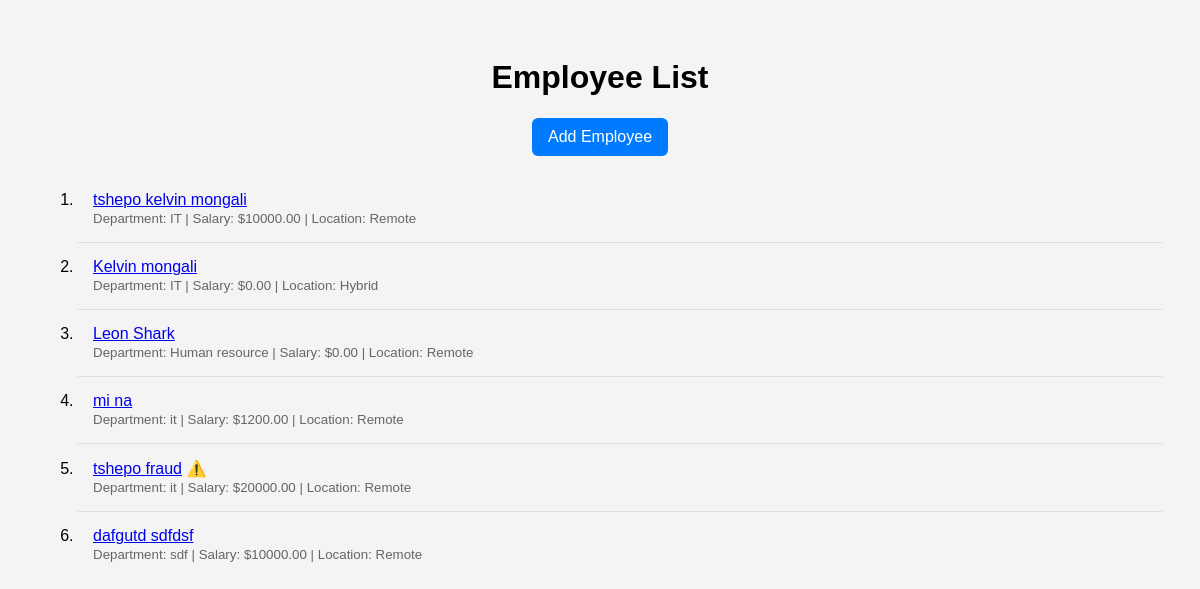
The app's page /index/ with its own data.
### analysis/models.py (models this page shows, shortened)
class Employee(models.Model):
    GENDER_CHOICES = [('M', 'Male'), ('F', 'Female')]
    WORK_LOCATIONS = [('Remote', 'Remote'), ('On-site', 'On-site'), ('Hybrid', 'Hybrid')]
    first_name = models.CharField(max_length=100)
    last_name = models.CharField(max_length=100)
    department = models.CharField(max_length=100)
    gender = models.CharField(max_length=1, choices=GENDER_CHOICES)
    age = models.IntegerField()
    salary = models.DecimalField(max_digits=10, decimal_places=2)  # or appropriate field
    hire_date = models.DateField()
    work_location = models.CharField(max_length=10, choices=WORK_LOCATIONS, default ='Remote')
    is_fraud = models.BooleanField(default=False)

### analysis/views.py (the view)
# urls.py: path('', views.index, name='home'),  # this handles the root URL
def index(request):
    employees = Employee.objects.all()
    return render(request, 'index.html', {'employees': employees})

### analysis/templates/index.html (shortened to what this page needs)
<!DOCTYPE html>
<html>
<head>
</head>
<body>
<div class="employee-section">
    <h1>Employee List</h1>
    <div style="text-align:center; margin-bottom:20px;">
        <a href="{% url 'add_employee' %}" style="display:inline-block; background:#007bff; color:white; padding:10px 16px; border-radius:6px; text-decoration:none;">Add Employee</a>
    </div>
    <ol>
        {% for employee in employees %}
<li>
                <a href="{% url 'dashboard' employee.id %}">{{ employee.first_name }} {{ employee.last_name }}</a>
                {% if employee.is_fraud %}<span style="color: red; font-weight: bold;">⚠️</span>{% endif %}
                <br>
                <small style="color: #666;">
                    Department: {{ employee.department }} |
                    Salary: ${{ employee.salary|floatformat:2 }} |
                    Location: {{ employee.get_work_location_display }}
                </small>
            </li>
        {% empty %}
            <li>No employees found.</li>
        {% endfor %}
    </ol>
</div>
</body>
</html>

### analysis/templates/index.html (style rules this page uses)
body { font-family: Arial, sans-serif; padding: 30px; background: #f4f4f4; }
h1 { text-align: center; }
li { padding: 15px; border-bottom: 1px solid #ddd; }
li:last-child { border-bottom: none; }

### records on screen
Employee: first_name "tshepo kelvin", last_name "mongali", department "IT", salary "10000.00", work_location "Remote"
Employee: first_name "Kelvin", last_name "mongali", department "IT", salary "0.00", work_location "Hybrid"
Employee: first_name "Leon", last_name "Shark", department "Human resource", salary "0.00", work_location "Remote"
Employee: first_name "mi", last_name "na", department "it", salary "1200.00", work_location "Remote"
Employee: first_name "tshepo", last_name "fraud", department "it", salary "20000.00", work_location "Remote"
Employee: first_name "dafgutd", last_name "sdfdsf", department "sdf", salary "10000.00", work_location "Remote"
